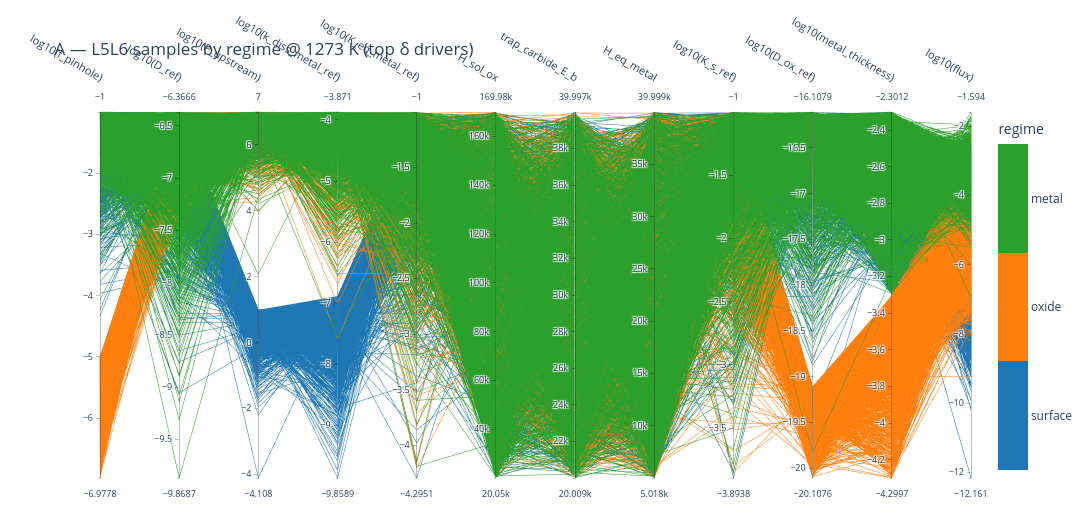

Source (notebook cell):
### Markdown cell above
## A — samples coloured by regime

Axes = union of each regime's top-5 δ drivers of flux (+ `log10(flux)`). Each line is one model
run; colour = regime. Brush an axis (e.g. pull `log10(P_upstream)` to its low end) to see which
regime/flux lines survive.

### Code cell
drivers = []
for r in REGIMES:
    for p in top_drivers(routeB_T, r, 'flux', k=5):
        if p not in drivers:
            drivers.append(p)
dimsA = drivers + ['flux']

figA = parallel_coordinates_samples(
    master_T, dimsA, color_by='regime', log_dims=logsub(dimsA),
    title=f'A — L5L6 samples by regime @ {T_SHOW} K (top δ drivers)',
    save_html=os.path.join(FIG_DIR, 'pcp_A_regime.html'))
print("A axes:", dimsA)
figA

### Figure 1 — Plotly figure (JSON) as saved in the notebook; plotly's stock layout.template omitted (floating-point values rounded to 4 significant figures; data arrays with more than 128 entries replaced by an {"elided": "..."} marker saying what was removed)
{"data": [{"dimensions": [{"label": "log10(f_pinhole)", "values": {"elided": "4454 float values"}}, {"label": "log10(D_ref)", "values": {"elided": "4454 float values"}}, {"label": "log10(P_upstream)", "values": {"elided": "4454 float values"}}, {"label": "log10(k_diss_metal_ref)", "values": {"elided": "4454 float values"}}, {"label": "log10(K_eq_metal_ref)", "values": {"elided": "4454 float values"}}, {"label": "H_sol_ox", "values": {"elided": "4454 float values"}}, {"label": "trap_carbide_E_b", "values": {"elided": "4454 float values"}}, {"label": "H_eq_metal", "values": {"elided": "4454 float values"}}, {"label": "log10(K_s_ref)", "values": {"elided": "4454 float values"}}, {"label": "log10(D_ox_ref)", "values": {"elided": "4454 float values"}}, {"label": "log10(metal_thickness)", "values": {"elided": "4454 float values"}}, {"label": "log10(flux)", "values": {"elided": "4454 float values"}}], "labelangle": 30, "labelfont": {"size": 11}, "labelside": "top", "line": {"cmax": 2.5, "cmin": -0.5, "color": {"elided": "4454 float values"}, "colorbar": {"ticktext": ["surface", "oxide", "metal"], "tickvals": [0, 1, 2], "title": {"text": "regime"}}, "colorscale": [[0.0, "#1f77b4"], [0.3333, "#1f77b4"], [0.3333, "#ff7f0e"], [0.6667, "#ff7f0e"], [0.6667, "#2ca02c"], [1.0, "#2ca02c"]], "showscale": true}, "rangefont": {"size": 9}, "tickfont": {"size": 9}, "type": "parcoords"}], "layout": {"font": {"size": 12}, "height": 520, "margin": {"b": 40, "l": 100, "r": 120, "t": 110}, "title": {"text": "A — L5L6 samples by regime @ 1273 K (top δ drivers)"}, "width": 1620}}
